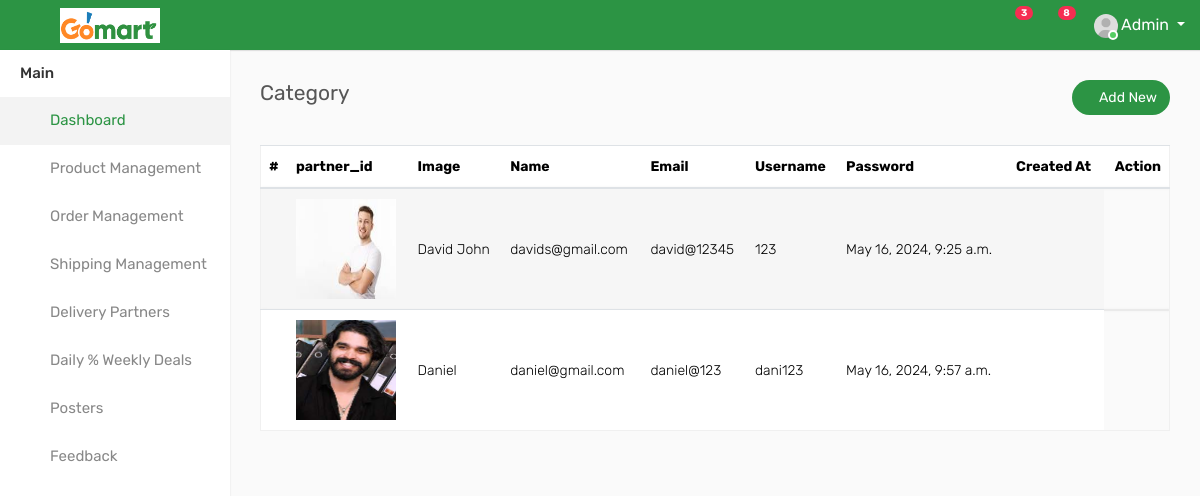
Before: /partner_details/ with the older database file.
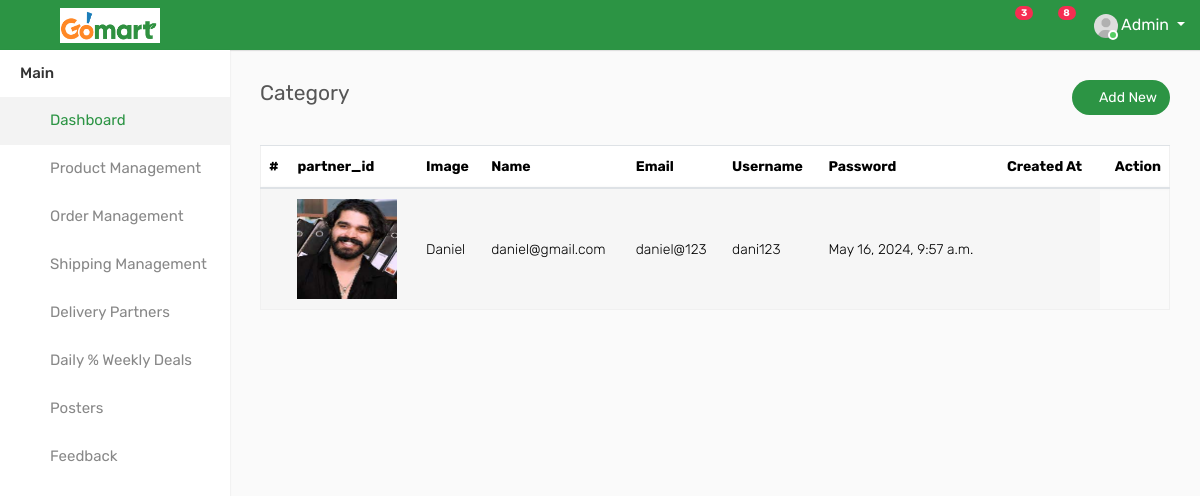
After: the same page with the newer database file.
### GoApp/models.py (models this page shows)
class tbl_Delivery_Partner(models.Model):
    partner_id = models.CharField(max_length=20, null=True)
    name = models.CharField(max_length=100, null=True)
    image = models.ImageField(upload_to="media", null=True)
    email = models.EmailField(null=True)
    username = models.CharField(max_length=100, null=True)
    password = models.CharField(max_length=100, null=True)
    created_at = models.DateTimeField(auto_now_add=True)
    updated_at = models.DateTimeField(auto_now=True)

### GoApp/views.py (the view)
# urls.py: path("partner_details/", views.partner_details, name="partner_details"),
def partner_details(request):
    part = tbl_Delivery_Partner.objects.all()
    return render(request, "partner_details.html", {"part": part})

### templates/partner_details.html (shortened to what this page needs)
{% include 'left_nav.html' %}
<div class="page-wrapper">
    <div class="content">
        <div class="row">
            <div class="col-sm-5 col-5">
                <h4 class="page-title">Category</h4>
            </div>
            <div class="col-sm-7 col-7 text-right m-b-30">
                <a class="btn btn-primary btn-rounded" href="/add_new_delivery"><i class="fa fa-plus"></i> Add New</a>
            </div>
        </div>
        <div class="row">
            <div class="col-md-12">
                <div class="table-responsive">
                    <table class="table table-striped custom-table mb-0 datatable">
                        <thead>
                        <tr>
                            <th>#</th>
                            <th>partner_id</th>
                            <th>Image</th>
                            <th>Name</th>
                            <th>Email</th>
                            <th>Username</th>
                            <th>Password</th>
                            <th>Created At</th>
                            <th class="text-right">Action</th>
                        </tr>
                        </thead>
                        <tbody>
                        {% for i in part %}
                        <tr>
                            <td>{{p_id}}</td>
                            <td><img height="100" src="{{i.image}}" width="100"></td>
                            <td>{{i.name}}</td>
                            <td>{{i.email}}</td>
                            <td>{{i.username}}</td>
                            <td>{{i.password}}</td>
                            <td>{{i.created_at}}</td>
                            <td class="text-right">
                                <div class="dropdown dropdown-action">
                                    <a aria-expanded="false" class="action-icon dropdown-toggle" data-toggle="dropdown"
                                       href="#"><i class="fa fa-ellipsis-v"></i></a>
                                </div>
                            </td>
                        </tr>
                        {% endfor %}
                        </tbody>
                    </table>
                </div>
            </div>
        </div>
    </div>
</div>

Changed rows visible on the page:
removed tbl_Delivery_Partner: shows a picture, name "David John", email "davids@gmail.com", username "david@12345", password "123", created_at "May 16, 2024, 9:25 a.m."
